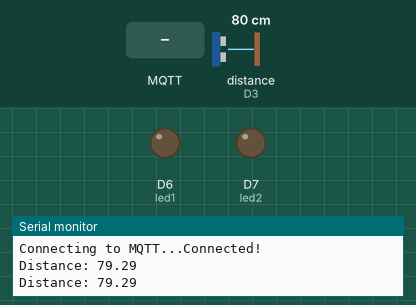
Simulated run of this sketch. Board: Arduino MKR. Shown: output pins drawn as LEDs (lit = HIGH), the last lines printed to the serial monitor. Wiring (inferred from the names in the program): ultrasonic range finder: trigger D2; echo D3. The inputs (shaded band) are chosen by the test bench; at power-on: distance to the obstacle (sensor on D3) 80 cm. The echo pulse lasts 58.3 µs per cm; WiFi joins after 1.5 s; servers stay silent unless stated; no MQTT or app messages arrive unless stated; pins used as bus, display or sensor lines are not drawn.

Above: at 2.7 s.
2.8 s: MQTT message "ES/Wave" arrives on the first subscribed topic
At 4.0 s:
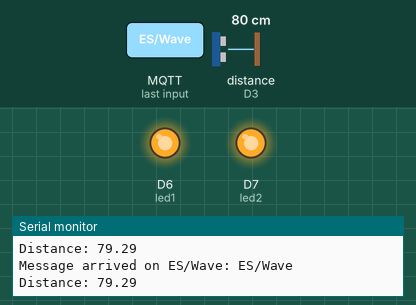
5.0 s: distance to the obstacle (sensor on D3) set to 2 cm
7.0 s: MQTT message "ES/Pat" arrives on the first subscribed topic
9.0 s: distance to the obstacle (sensor on D3) set to 9 cm
11.0 s: MQTT message "1" arrives on the first subscribed topic
Timing chart, 0 to 14.0 s (numbered marks = the images above; inputs shaded):
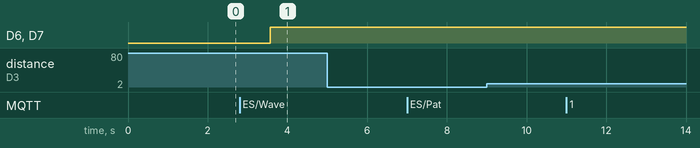

Measured:
- after the input at 2.8 s, D6 (led1), D7 (led2): LOW → HIGH after 0.76 s

The sketch:

Task3.3CMQTT.ino
```cpp
#include <WiFiNINA.h>
#include <PubSubClient.h>

// ===== WiFi =====
const char* ssid = "iPhone";
const char* password = "Sachkirat";

// ===== MQTT =====
const char* mqtt_server = "broker.emqx.io";
WiFiClient wifiClient;
PubSubClient client(wifiClient);

// ===== Pins =====
const int trigPin = 2;
const int echoPin = 3;

const int led1 = 6;
const int led2 = 7;

// ===== Variables =====
long duration;
float distance;
String lastGesture = "";

// ===== Setup =====
void setup() {
  Serial.begin(9600);

  pinMode(trigPin, OUTPUT);
  pinMode(echoPin, INPUT);

  pinMode(led1, OUTPUT);
  pinMode(led2, OUTPUT);

  connectWiFi();
  client.setServer(mqtt_server, 1883);
  client.setCallback(callback);
}

// ===== Loop =====
void loop() {
  if (!client.connected()) {
    reconnectMQTT();
  }

  client.loop();

  distance = getDistance();

  Serial.print("Distance: ");
  Serial.println(distance);

  detectGesture();

  delay(1000);
}

// ===== Distance Function =====
float getDistance() {
  digitalWrite(trigPin, LOW);
  delayMicroseconds(2);

  digitalWrite(trigPin, HIGH);
  delayMicroseconds(10);
  digitalWrite(trigPin, LOW);

  duration = pulseIn(echoPin, HIGH);
  float dist = duration * 0.034 / 2;

  return dist;
}

// ===== Gesture Detection =====
void detectGesture() {
  if (distance > 5 && distance < 15 && lastGesture != "wave") {
    Serial.println("Wave detected!");
    client.publish("ES/Wave", "Sachkirat");
    lastGesture = "wave";
  }

  else if (distance < 5 && lastGesture != "pat") {
    Serial.println("Pat detected!");
    client.publish("ES/Pat", "Sachkirat");
    lastGesture = "pat";
  }
}

// ===== MQTT Callback =====
void callback(char* topic, byte* payload, unsigned int length) {
  String message = "";

  for (int i = 0; i < length; i++) {
    message += (char)payload[i];
  }

  Serial.print("Message arrived on ");
  Serial.print(topic);
  Serial.print(": ");
  Serial.println(message);

  if (String(topic) == "ES/Wave") {
    digitalWrite(led1, HIGH);
    digitalWrite(led2, HIGH);
  }

  if (String(topic) == "ES/Pat") {
    digitalWrite(led1, LOW);
    digitalWrite(led2, LOW);
  }
}

// ===== WiFi =====
void connectWiFi() {
  Serial.print("Connecting to WiFi...");

  while (WiFi.begin(ssid, password) != WL_CONNECTED) {
    Serial.print(".");
    delay(2000);
  }

  Serial.println("\nConnected!");
}

// ===== MQTT Reconnect =====
void reconnectMQTT() {
  while (!client.connected()) {
    Serial.print("Connecting to MQTT...");

    if (client.connect("Sachkirat_Client")) {
      Serial.println("Connected!");

      client.subscribe("ES/Wave");
      client.subscribe("ES/Pat");

    } else {
      Serial.print("Failed, retrying...");
      delay(2000);
    }
  }
}
```
